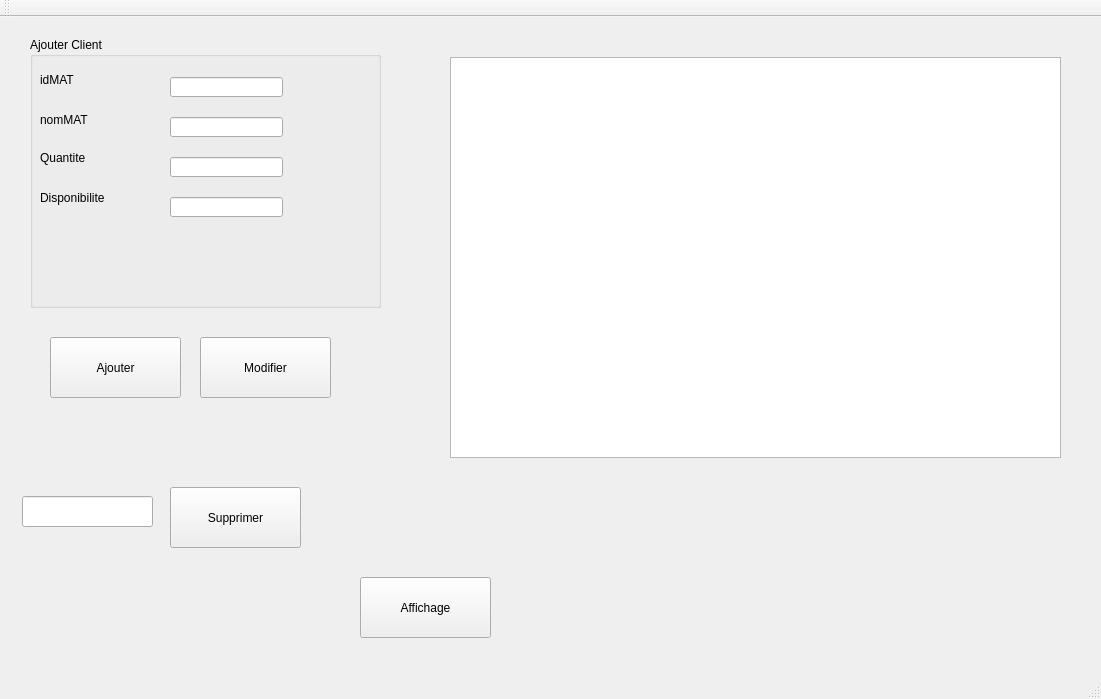
<?xml version="1.0" encoding="UTF-8"?>
<ui version="4.0">
 <class>MainWindow</class>
 <widget class="QMainWindow" name="MainWindow">
  <property name="geometry">
   <rect>
    <x>0</x>
    <y>0</y>
    <width>1101</width>
    <height>699</height>
   </rect>
  </property>
  <property name="windowTitle">
   <string>Gestion des Clients</string>
  </property>
  <widget class="QWidget" name="centralWidget">
   <widget class="QGroupBox" name="groupBox">
    <property name="geometry">
     <rect>
      <x>30</x>
      <y>20</y>
      <width>351</width>
      <height>271</height>
     </rect>
    </property>
    <property name="title">
     <string>Ajouter Client</string>
    </property>
    <widget class="QLabel" name="label">
     <property name="geometry">
      <rect>
       <x>10</x>
       <y>33</y>
       <width>61</width>
       <height>20</height>
      </rect>
     </property>
     <property name="text">
      <string>idMAT</string>
     </property>
    </widget>
    <widget class="QLabel" name="label_2">
     <property name="geometry">
      <rect>
       <x>10</x>
       <y>73</y>
       <width>61</width>
       <height>20</height>
      </rect>
     </property>
     <property name="text">
      <string>nomMAT</string>
     </property>
    </widget>
    <widget class="QLabel" name="label_3">
     <property name="geometry">
      <rect>
       <x>10</x>
       <y>110</y>
       <width>61</width>
       <height>21</height>
      </rect>
     </property>
     <property name="text">
      <string>Quantite</string>
     </property>
    </widget>
    <widget class="QLineEdit" name="idMat">
     <property name="geometry">
      <rect>
       <x>140</x>
       <y>40</y>
       <width>113</width>
       <height>20</height>
      </rect>
     </property>
    </widget>
    <widget class="QLineEdit" name="nomMat">
     <property name="geometry">
      <rect>
       <x>140</x>
       <y>80</y>
       <width>113</width>
       <height>20</height>
      </rect>
     </property>
    </widget>
    <widget class="QLineEdit" name="Quantite">
     <property name="geometry">
      <rect>
       <x>140</x>
       <y>120</y>
       <width>113</width>
       <height>20</height>
      </rect>
     </property>
    </widget>
    <widget class="QLabel" name="label_4">
     <property name="geometry">
      <rect>
       <x>10</x>
       <y>151</y>
       <width>91</width>
       <height>20</height>
      </rect>
     </property>
     <property name="text">
      <string>Disponibilite</string>
     </property>
    </widget>
    <widget class="QLineEdit" name="Dispo">
     <property name="geometry">
      <rect>
       <x>140</x>
       <y>160</y>
       <width>113</width>
       <height>20</height>
      </rect>
     </property>
    </widget>
   </widget>
   <widget class="QPushButton" name="ajoutMat">
    <property name="geometry">
     <rect>
      <x>50</x>
      <y>320</y>
      <width>131</width>
      <height>61</height>
     </rect>
    </property>
    <property name="text">
     <string>Ajouter</string>
    </property>
   </widget>
   <widget class="QPushButton" name="modifierMat">
    <property name="geometry">
     <rect>
      <x>200</x>
      <y>320</y>
      <width>131</width>
      <height>61</height>
     </rect>
    </property>
    <property name="text">
     <string>Modifier</string>
    </property>
   </widget>
   <widget class="QPushButton" name="supprimerMat">
    <property name="geometry">
     <rect>
      <x>170</x>
      <y>470</y>
      <width>131</width>
      <height>61</height>
     </rect>
    </property>
    <property name="text">
     <string>Supprimer</string>
    </property>
   </widget>
   <widget class="QTableView" name="tabMAT">
    <property name="geometry">
     <rect>
      <x>450</x>
      <y>40</y>
      <width>611</width>
      <height>401</height>
     </rect>
    </property>
   </widget>
   <widget class="QLineEdit" name="idMAT_Delete">
    <property name="geometry">
     <rect>
      <x>22</x>
      <y>479</y>
      <width>131</width>
      <height>31</height>
     </rect>
    </property>
   </widget>
   <widget class="QPushButton" name="afficherMar">
    <property name="geometry">
     <rect>
      <x>360</x>
      <y>560</y>
      <width>131</width>
      <height>61</height>
     </rect>
    </property>
    <property name="text">
     <string>Affichage</string>
    </property>
   </widget>
  </widget>
  <widget class="QMenuBar" name="menuBar">
   <property name="geometry">
    <rect>
     <x>0</x>
     <y>0</y>
     <width>1101</width>
     <height>25</height>
    </rect>
   </property>
  </widget>
  <widget class="QToolBar" name="mainToolBar">
   <attribute name="toolBarArea">
    <enum>TopToolBarArea</enum>
   </attribute>
   <attribute name="toolBarBreak">
    <bool>false</bool>
   </attribute>
  </widget>
  <widget class="QStatusBar" name="statusBar"/>
 </widget>
 <layoutdefault spacing="6" margin="11"/>
 <resources/>
 <connections/>
</ui>
